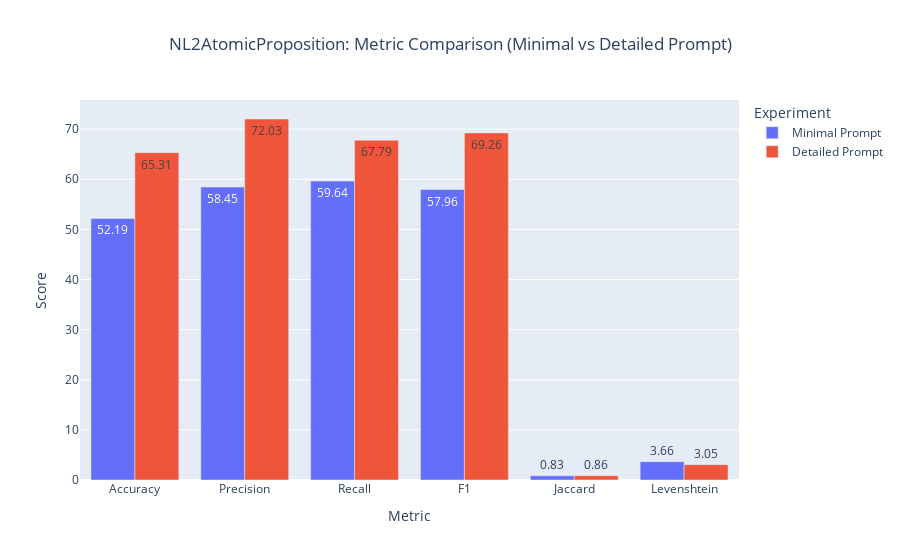

This figure's notebook cell:
### Code cell
import pandas as pd
import plotly.express as px

# Load CSVs
df1 = pd.read_csv("/Users/priscilladanso/Documents/GitHub/prompt_dashboard/data/undefined/nl2pl_aggregated_results.csv")
df2 = pd.read_csv("/Users/priscilladanso/Documents/GitHub/prompt_dashboard/data/defined/nl2pl_aggregated_results.csv")

df1['Experiment'] = 'Minimal Prompt'
df2['Experiment'] = 'Detailed Prompt'

# Assume each df has a single row (if not, filter or group accordingly)
row1 = df1.iloc[0]
row2 = df2.iloc[0]

metrics = ["Accuracy", "Precision", "Recall", "F1", "Jaccard", "Levenshtein"]

# Build comparison DataFrame
comparison = pd.DataFrame({
    "Metric": metrics,
    "Minimal Prompt": [row1[m] for m in metrics],
    "Detailed Prompt": [row2[m] for m in metrics],
})

# Compute deltas
comparison["Delta"] = comparison["Detailed Prompt"] - comparison["Minimal Prompt"]
comparison["Percent Change"] = 100 * comparison["Delta"] / comparison["Minimal Prompt"]
comparison["Direction"] = comparison.apply(
    lambda row: "↓" if row["Metric"] == "Levenshtein" and row["Delta"] < 0 else "↑", axis=1
)

comparison = comparison.round(2)

# Print the table
print(comparison.to_string(index=False))

# Melt for plotting
df_melted = comparison.melt(id_vars="Metric", 
                            value_vars=["Minimal Prompt", "Detailed Prompt"], 
                            var_name="Experiment", 
                            value_name="Score")

# Plot grouped bar chart
fig = px.bar(
    df_melted,
    x="Metric",
    y="Score",
    color="Experiment",
    barmode="group",
    text_auto=".2f",
    title="NL2AtomicProposition: Metric Comparison (Minimal vs Detailed Prompt)"
)
fig.update_layout(yaxis_title="Score", xaxis_title="Metric", title_x=0.5)
fig.show()

### Figure 1 — Plotly figure (JSON) as saved in the notebook; plotly's stock layout.template omitted (floating-point values rounded to 4 significant figures)
{"data": [{"alignmentgroup": "True", "hovertemplate": "Experiment=Minimal Prompt<br>Metric=%{x}<br>Score=%{y}<extra></extra>", "legendgroup": "Minimal Prompt", "marker": {"color": "#636efa", "pattern": {"shape": ""}}, "name": "Minimal Prompt", "offsetgroup": "Minimal Prompt", "orientation": "v", "showlegend": true, "textposition": "auto", "texttemplate": "%{y:.2f}", "type": "bar", "x": ["Accuracy", "Precision", "Recall", "F1", "Jaccard", "Levenshtein"], "xaxis": "x", "y": [52.19, 58.45, 59.64, 57.96, 0.83, 3.66], "yaxis": "y"}, {"alignmentgroup": "True", "hovertemplate": "Experiment=Detailed Prompt<br>Metric=%{x}<br>Score=%{y}<extra></extra>", "legendgroup": "Detailed Prompt", "marker": {"color": "#EF553B", "pattern": {"shape": ""}}, "name": "Detailed Prompt", "offsetgroup": "Detailed Prompt", "orientation": "v", "showlegend": true, "textposition": "auto", "texttemplate": "%{y:.2f}", "type": "bar", "x": ["Accuracy", "Precision", "Recall", "F1", "Jaccard", "Levenshtein"], "xaxis": "x", "y": [65.31, 72.03, 67.79, 69.26, 0.86, 3.05], "yaxis": "y"}], "layout": {"barmode": "group", "legend": {"title": {"text": "Experiment"}, "tracegroupgap": 0}, "title": {"text": "NL2AtomicProposition: Metric Comparison (Minimal vs Detailed Prompt)", "x": 0.5}, "xaxis": {"anchor": "y", "domain": [0, 1], "title": {"text": "Metric"}}, "yaxis": {"anchor": "x", "domain": [0, 1], "title": {"text": "Score"}}}}
